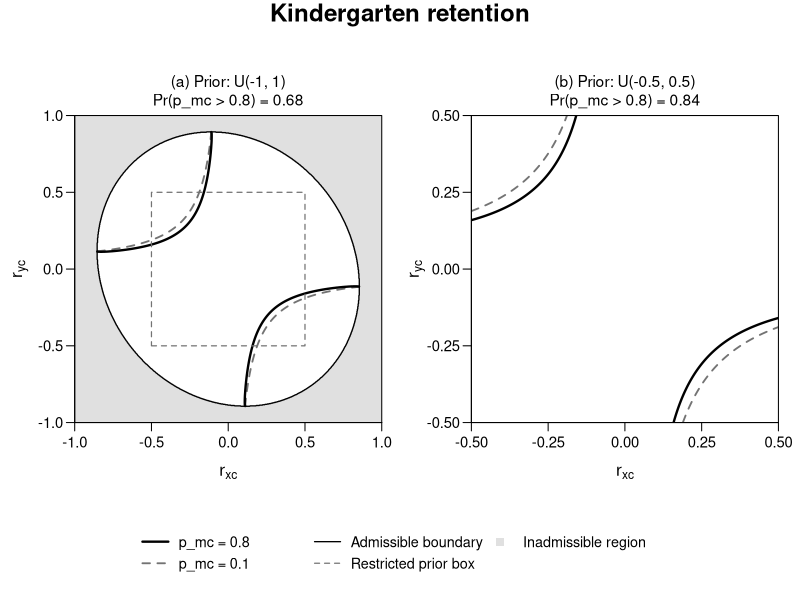
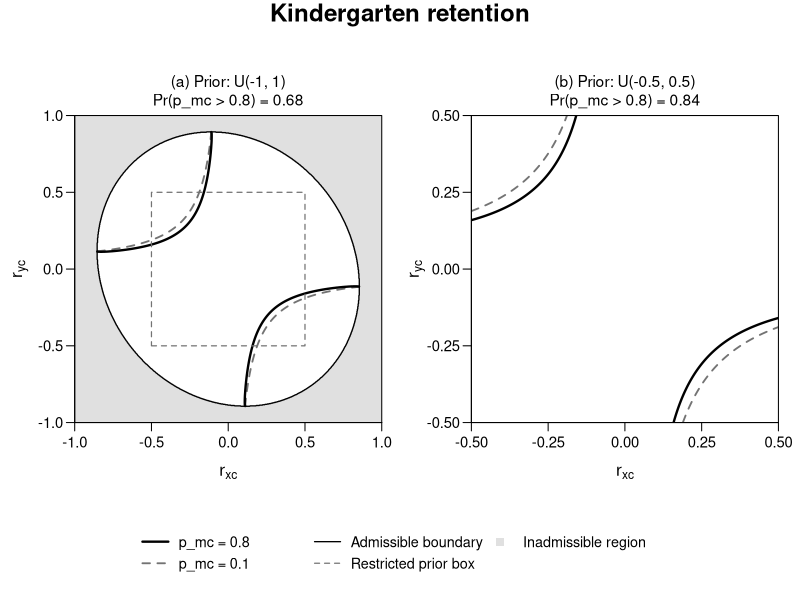
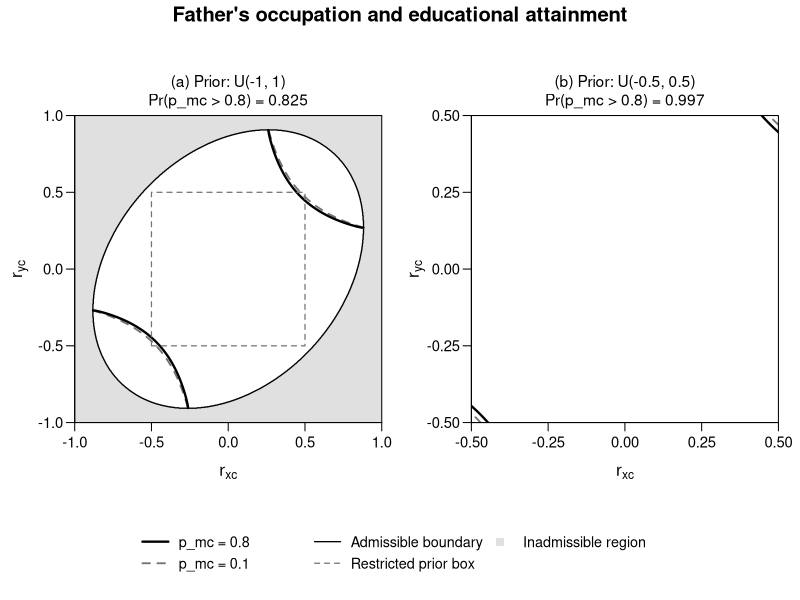
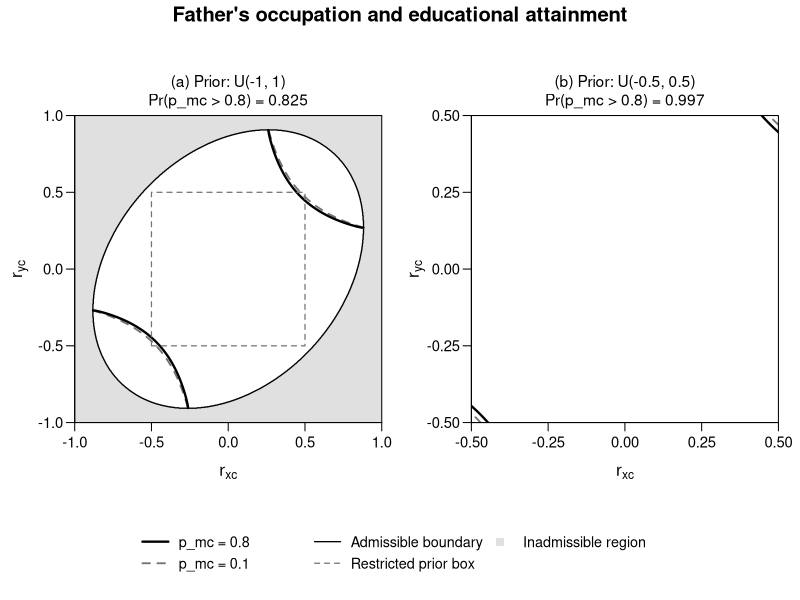

Source code (R) for these figures, in order:
# robustness.R -- base R only; run with Rscript robustness.R or source().
# Outputs beside this script: one Table A3 CSV and Figures 1/2 as PDF + PNG.
# Degrees of freedom, 1.96 cutoff, 0.8 threshold,
# 1,000 marginal draws, 100 repetitions and both seed-123 streams are retained.
# Correlation reconstruction and original single-run checks use final_ver's RNG
# order, INCLUDING its initial mcdat() call before the 1,000 replications.
# Table A3 then resets seed=123, exactly as the separate diagnostics script.
# Figure design is unchanged; probability labels now use Table A3's 100-run means.
# Retention labels retain two decimals; Education uses three decimals.

output_dir <- local({
  source_files <- lapply(sys.frames(), function(frame) frame$ofile)
  source_files <- Filter(function(path) is.character(path) && length(path) == 1L,
                         source_files)
  script_arg <- grep('^--file=', commandArgs(trailingOnly = FALSE), value = TRUE)
  script_file <- if (length(source_files)) {
    tail(source_files, 1L)[[1L]]
  } else if (length(script_arg)) {
    sub('^--file=', '', script_arg[1L])
  } else {
    NULL
  }
  script_dir <- if (is.null(script_file)) getwd() else dirname(normalizePath(script_file))
  path <- script_dir
  dir.create(path, recursive = TRUE, showWarnings = FALSE)
  path
})

vrnorm <- Vectorize(rnorm,c("n","mean","sd"))

mcdat <- function() {
  dat <- mat.or.vec(7639,4)
  size <- c(9,12,14,12,24,23,47,48,46,48,47,49,45,39,8,3054,1661,983,323,441,154,213,143,85,49,35,16,8,3)
  dat[,1] <- rep(c(1,0),times=c(471,7168))
  dat[,2] <- rep(1:29,times=size)
  # Define means and standard deviations for the logit of propensity scores (z)
  meanz <- c(-5.42, -4.25, -3.42, -2.98, -2.57, -2.15, -1.75, -1.24, -0.83, -0.46, 
             -0.01, 0.53, 1.16, 1.99, 3.7, -5.38, -4.27, -3.5, -2.97, -2.55, 
             -2.14, -1.77, -1.27, -0.86, -0.47, -0.04, 0.56, 1.14, 1.8)
  sdz <- c(0.4, 0.24, 0.2, 0.1, 0.17, 0.07, 0.15, 0.14, 0.11, 0.12, 0.11, 0.22, 
           0.2, 0.33, 1.09, 0.39, 0.25, 0.2, 0.1, 0.16, 0.07, 0.15, 0.14, 0.1, 
           0.11, 0.15, 0.17, 0.17, 0.17)
  z <- vrnorm(size,meanz,sdz)
  z <- unlist(z)
  dat[,3] <- z
  # Define means and standard deviations for reading scores (y)
  meany <- c(47.41,47.25,42.66, 45.24,44.07,36.63,37.41,39.79,37.78,35,34.3,32.06,31.09,33.87,32.84,
             59.22,55.62,52.49,52.45,50.05,48.77,45.89,46,43.28,42.18,40.45,33.03,35.27,40.47)
  sdy <- c(11.73,15.50,15.92,17.32,14.43,13.88,10.92,15.37,12.27,9.77,9.05,9.31,11.96,9.15,
           7.71,11.64,11.30,11.95,12.53,12.15,12.67,12.40,13.37,11.52,13.34,13.08,14.33,8.25,8.60)
  y <- vrnorm(size,meany,sdy)
  y <- unlist(y)
  dat[,4] <- y
  dat <- data.frame(dat)
  colnames(dat) <- c("x","strata","z","y")
  rxz <- cor(dat$x,dat$z)
  ryz <- cor(dat$y,dat$z)
  rxy <- cor(dat$x,dat$y)
  rxyonz <- (rxy-rxz*ryz)/sqrt((1-rxz^2)*(1-ryz^2))
  result <- c(rxz,ryz,rxy,rxyonz)
  return(result)
}

# Explicitly retain the default RNG used in the supplied R scripts (R >= 3.6).
RNGkind("Mersenne-Twister", "Inversion", "Rejection")
set.seed(123)
cat("R version:", R.version.string, "\nRNG kind:",
    paste(RNGkind(), collapse=", "), "\nSeeds: 123 for each original script stream.\n")

# The first 15 group sizes total 471 retained children; the other 14 total
# 7,168 promoted children (N=7,639). Keep all original summary inputs.
# z and y are generated independently WITHIN each treatment-by-stratum cell.
# This imposes zero within-cell covariance; Table 8's marginal summaries do
# not identify that covariance or a unique study correlation matrix.
# In particular, r_yz is negative. The downstream model uses r_yz^2.
# These are synthetic working correlations, not recovered raw study records.
initial_mcdat <- mcdat()  # Preserve original RNG consumption; not one of the 1,000.
output <- t(replicate(1000L, mcdat()))
colnames(output) <- c("rxz", "ryz", "rxy", "rxy|z")
correlation_summary <- data.frame(
  correlation=colnames(output), mean=colMeans(output),
  sd_across_simulations=apply(output, 2L, sd),
  mcse_mean_1000=apply(output, 2L, sd)/sqrt(1000L),
  first_500_mean=colMeans(output[1:500, ]),
  last_500_mean=colMeans(output[501:1000, ]), row.names=NULL)
correlation_summary$half_difference <- abs(correlation_summary$first_500_mean -
                                           correlation_summary$last_500_mean)
checkpoints <- c(100L, 250L, 500L, 750L, 1000L)
correlation_running_means <- data.frame(
  simulations=checkpoints,
  t(vapply(checkpoints, function(n) colMeans(output[seq_len(n), ]), numeric(4L))),
  check.names=FALSE)
cat("\nHong & Raudenbush: 1,000 synthetic data sets\n")
print(correlation_summary, digits=10, row.names=FALSE)
cat("\nCumulative means (stability diagnostic, not proof of convergence):\n")
print(correlation_running_means, digits=10, row.names=FALSE)
cat("\nPMC working inputs retained: partial r=-0.13, r_xz=0.52, |r_yz|=0.45.\n",
    "Reconstruction r_yz is negative; squared inputs remain 0.2704 / 0.2025.\n",
    "Within-cell covariance is unidentified and is set to zero by mcdat().\n", sep="")

n_marginal <- 1000L
n_repeats <- 100L
threshold <- 0.8
# Frank (2000), Table 1: two observed covariates require a matrix cross term.
# Keep full precision for both Monte Carlo inputs and the Education surface.
education_inputs <- local({
  rxy <- 0.427
  rXZ <- c(-0.437, -0.289)
  rYZ <- c(-0.317, -0.350)
  RZZ <- matrix(c(1, 0.263, 0.263, 1), 2L)
  cross_term <- drop(crossprod(rXZ, solve(RZZ, rYZ)))
  rxz2 <- drop(crossprod(rXZ, solve(RZZ, rXZ)))
  ryz2 <- drop(crossprod(rYZ, solve(RZZ, rYZ)))
  list(cross_term=cross_term, rxz2=rxz2, ryz2=ryz2,
       partial_r=(rxy-cross_term)/sqrt((1-rxz2)*(1-ryz2)))
})
scenarios <- list(
  list(name = "Retention U(-1,1)", bounds = c(-1,1), partial_r=-0.13,
       rxz2=0.52^2, ryz2=0.45^2, nu=7635, direction=-1),
  list(name = "Retention U(-0.5,0.5)", bounds = c(-0.5,0.5), partial_r=-0.13,
       rxz2=0.52^2, ryz2=0.45^2, nu=7635, direction=-1),
  list(name = "Education U(-1,1)", bounds = c(-1,1), partial_r=education_inputs$partial_r,
       rxz2=education_inputs$rxz2, ryz2=education_inputs$ryz2, nu=10562, direction=+1),
  list(name = "Education U(-0.5,0.5)", bounds = c(-0.5,0.5), partial_r=education_inputs$partial_r,
       rxz2=education_inputs$rxz2, ryz2=education_inputs$ryz2, nu=10562, direction=+1)
)

# Shared pointwise calculation, algebraically identical to hong()/edu().
# Strict admissibility is identical to diagnostics and the drawing surface.
# No binomial standard error is computed from Cartesian pairs: they share axes.
evaluate_pairs <- function(xs, ys, partial_r, rxz2, ryz2, nu, direction) {
  xx <- matrix(rep(xs, times=length(ys)), nrow=length(xs))
  yy <- matrix(rep(ys, each=length(xs)), nrow=length(xs))
  q <- partial_r * sqrt((1-rxz2) * (1-ryz2))
  vx <- 1 - rxz2 - xx*xx
  vy <- 1 - ryz2 - yy*yy
  adjusted <- q - xx*yy
  determinant <- vx*vy - adjusted*adjusted
  valid <- vx > 0 & vy > 0 & determinant > 0
  n_valid <- sum(valid)
  if (!n_valid) stop("No admissible candidate pairs")
  z <- direction * adjusted[valid] / sqrt(determinant[valid] / nu) - 1.96
  p <- pnorm(z)
  c(p_hat=mean(p > threshold), n_admissible=n_valid,
    acceptance_rate=n_valid/(length(xs)*length(ys)),
    mean_pointwise_pmc=mean(p),
    pmc_q025=unname(quantile(p, 0.025)), pmc_q975=unname(quantile(p, 0.975)),
    determinant_only_extra=sum(determinant > 0 & !valid))
}

estimate_one <- function(bounds, partial_r, rxz2, ryz2, nu, direction) {
  xs <- sort(runif(n_marginal, bounds[1], bounds[2]))
  ys <- sort(runif(n_marginal, bounds[1], bounds[2]))
  evaluate_pairs(xs, ys, partial_r, rxz2, ryz2, nu, direction)
}

# Reproduce the four original figure-script estimates BEFORE resetting the RNG.
# These single-run results are retained for comparison, not used as final labels.
original_single_run <- do.call(rbind, lapply(scenarios, function(s) {
  a <- estimate_one(s$bounds, s$partial_r, s$rxz2, s$ryz2, s$nu, s$direction)
  data.frame(scenario=s$name, as.list(a), check.names=FALSE)
}))
cat("\nOriginal final_ver single-run checks (original RNG order):\n")
print(original_single_run, digits=10, row.names=FALSE)

# Independent seed reset preserves every repetition of PMC_100run_diagnostics.R.
set.seed(123)
all_runs <- vector("list", length(scenarios))
summary_rows <- vector("list", length(scenarios))
for (i in seq_along(scenarios)) {
  s <- scenarios[[i]]
  rep_results <- replicate(n_repeats,
    estimate_one(s$bounds, s$partial_r, s$rxz2, s$ryz2, s$nu, s$direction))
  h <- as.numeric(rep_results["p_hat", ])
  n_accepted <- as.numeric(rep_results["n_admissible", ])
  all_runs[[i]] <- data.frame(
    scenario=s$name, run=seq_len(n_repeats), p_hat=h,
    n_admissible=n_accepted,
    acceptance_rate=as.numeric(rep_results["acceptance_rate", ]))
  summary_rows[[i]] <- data.frame(
    scenario=s$name,
    mean_accepted=mean(n_accepted), min_accepted=min(n_accepted),
    max_accepted=max(n_accepted), mean_p=mean(h), sd_across_runs=sd(h),
    se_mean_100=sd(h)/sqrt(n_repeats),
    first_50_mean=mean(h[1:50]), last_50_mean=mean(h[51:100]),
    half_difference=abs(mean(h[1:50])-mean(h[51:100])),
    n_repeats=n_repeats, n_marginal=n_marginal,
    candidate_pairs_per_run=n_marginal^2, threshold=threshold,
    partial_r=s$partial_r, rxz2=s$rxz2, ryz2=s$ryz2, nu=s$nu,
    direction=s$direction, mean_acceptance_rate=mean(n_accepted)/n_marginal^2,
    original_single_run_p=original_single_run$p_hat[i],
    figure_label_2dp=sprintf("%.2f", mean(h)),
    determinant_only_extra_pairs=sum(rep_results["determinant_only_extra", ]))
  cat("Completed", i, "/", length(scenarios), "scenarios:", s$name, "\n")
}
run_df <- do.call(rbind, all_runs)  # In memory for audit; no extra raw CSV output.
summary_df <- do.call(rbind, summary_rows)
write.csv(summary_df, file.path(output_dir, "robustness_summary.csv"), row.names=FALSE)
cat("\nTable A3: conditional Pr(p_mc > 0.8 | admissible); mean of 100 run proportions.\n")
print(summary_df[, 1:10], digits=10, row.names=FALSE)
cat("\nSD is single-run simulation variability; MCSE of the 100-run mean = SD/10.\n",
    "The 1,000,000 Cartesian pairs per run are NOT independent observations.\n",
    "Admissible-pair counts are not effective sample sizes.\n",
    "First/last-half comparisons describe stability, not a convergence proof.\n",
    "Figure labels use these 100-run means: Retention 2dp, Education 3dp.\n", sep="")
figure_probabilities <- summary_df$mean_p
retention_full_prob <- figure_probabilities[1L]
retention_restricted_prob <- figure_probabilities[2L]
education_full_prob <- figure_probabilities[3L]
education_restricted_prob <- figure_probabilities[4L]

make_surface <- function(lb, ub, rxy_z, rxz2, ryz2, nu, sign_r, n_grid = 801L) {
  x <- seq(lb, ub, length.out = n_grid)
  y <- seq(lb, ub, length.out = n_grid)
  X <- matrix(rep(x, times = n_grid), nrow = n_grid, ncol = n_grid)
  Y <- matrix(rep(y, each = n_grid), nrow = n_grid, ncol = n_grid)

  numerator <- rxy_z * sqrt((1 - ryz2) * (1 - rxz2)) - X * Y
  v_x <- 1 - rxz2 - X^2
  v_y <- 1 - ryz2 - Y^2
  determinant <- v_x * v_y - numerator^2

  # Conditions in manuscript Eq. (5): positive residual variances and determinant.
  admissible <- (v_x > 0) & (v_y > 0) & (determinant > 0)
  z <- matrix(NA_real_, nrow = n_grid, ncol = n_grid)
  z[admissible] <- pnorm(sign_r * numerator[admissible] /
                        sqrt(determinant[admissible] / nu) - 1.96)
  list(x = x, y = y, z = z, admissible = admissible)
}

plot_panel_bw <- function(surface, prior_title, reported_p, restricted_box = FALSE, label_digits = 2L) {
  x <- surface$x
  y <- surface$y
  z <- surface$z
  admissible <- surface$admissible
  lo <- min(x)
  hi <- max(x)

  # Do not label contours on the curves; the separate legend is clearer.
  par(mar = c(3.8, 4.3, 3.5, 1.1), mgp = c(2.3, 0.7, 0), pty = 's')
  plot(NA_real_, NA_real_, type = 'n', xlim = c(lo, hi), ylim = c(lo, hi),
       xaxs = 'i', yaxs = 'i', asp = 1, axes = FALSE, xlab = '', ylab = '')

  # White feasible region / grey inadmissible region.
  image(x, y, 1 * admissible, add = TRUE, useRaster = TRUE,
        breaks = c(-0.5, 0.5, 1.5), col = c('grey88', 'white'))

  # Only two pmc levels: dashed 0.1, solid 0.8.
  z_range <- range(z, finite = TRUE)
  if (z_range[1] < 0.1 && z_range[2] > 0.1) {
    contour(x, y, z, add = TRUE, levels = 0.1,
            drawlabels = FALSE, col = 'grey45', lty = 2, lwd = 1.8)
  }
  if (z_range[1] < 0.8 && z_range[2] > 0.8) {
    contour(x, y, z, add = TRUE, levels = 0.8,
            drawlabels = FALSE, col = 'black', lty = 1, lwd = 2.3)
  }

  # Boundary of admissible region; not present if every point is admissible.
  if (any(admissible) && any(!admissible)) {
    contour(x, y, 1 * admissible, add = TRUE, levels = 0.5,
            drawlabels = FALSE, col = 'black', lty = 1, lwd = 1.3)
  }

  # Restricted range illustrated only on the full-range panel of retention.
  if (restricted_box) {
    rect(-0.5, -0.5, 0.5, 0.5, border = 'grey45', lty = 2, lwd = 1.2)
  }

  ticks <- if (lo == -1) seq(-1, 1, 0.5) else seq(-0.5, 0.5, 0.25)
  axis(1, at = ticks, cex.axis = 1.07)
  axis(2, at = ticks, las = 1, cex.axis = 1.07)
  box(lwd = 1)
  title(xlab = expression(r[xc]), ylab = expression(r[yc]),
        cex.lab = 1.25, line = 2.6)
  title(main = paste0(prior_title,
                      '\nPr(p_mc > 0.8) = ', formatC(reported_p, format='f', digits=label_digits)),
        cex.main = 1.12, font.main = 1, line = 0.6)
}

plot_legend_bw <- function(show_restricted_box) {
  par(mar = c(0, 0, 0, 0), pty = 'm')
  plot.new()
  entries <- c('p_mc = 0.8', 'p_mc = 0.1', 'Admissible boundary')
  line_types <- c(1, 2, 1)
  line_colors <- c('black', 'grey45', 'black')
  line_widths <- c(2.3, 1.8, 1.3)
  symbols <- c(NA, NA, NA)
  if (show_restricted_box) {
    entries <- c(entries, 'Restricted prior box')
    line_types <- c(line_types, 2)
    line_colors <- c(line_colors, 'grey45')
    line_widths <- c(line_widths, 1.2)
    symbols <- c(symbols, NA)
  }
  entries <- c(entries, 'Inadmissible region')
  line_types <- c(line_types, NA)
  line_colors <- c(line_colors, 'grey88')
  line_widths <- c(line_widths, NA)
  symbols <- c(symbols, 15)

  legend('center', legend = entries, ncol = 3, bty = 'n',
         lty = line_types, lwd = line_widths, col = line_colors,
         pch = symbols, pt.cex = 1.3,
         cex = 1.04, x.intersp = 0.8, y.intersp = 1.25)
}

plot_comparison_bw <- function(example, title_text, filename_stem,
                               baseline_prob, restricted_prob,
                               rxy_z, rxz2, ryz2, nu, sign_r,
                               show_restricted_box = FALSE) {
  # Precompute the full prior and the centre zoom for a direct comparison.
  full <- make_surface(-1, 1, rxy_z, rxz2, ryz2, nu, sign_r)
  restricted <- make_surface(-0.5, 0.5, rxy_z, rxz2, ryz2, nu, sign_r)

  draw <- function() {
    oldpar <- par(no.readonly = TRUE)
    on.exit(par(oldpar))
    layout(matrix(c(1, 2, 3, 3), nrow = 2, byrow = TRUE),
           heights = c(5.6, 1.0))
    par(oma = c(0.3, 0.2, 2.0, 0.2))

    plot_panel_bw(full, '(a) Prior: U(-1, 1)', baseline_prob,
                  restricted_box = show_restricted_box,
                  label_digits = if (example == 2L) 3L else 2L)
    plot_panel_bw(restricted, '(b) Prior: U(-0.5, 0.5)', restricted_prob,
                  label_digits = if (example == 2L) 3L else 2L)
    plot_legend_bw(show_restricted_box)

    mtext(title_text, side = 3, outer = TRUE, line = 0.5,
          cex = if (example == 1L) 1.45 else 1.22, font = 2)
  }

  # PDF: vector contours, labels, boundaries (scalable for LaTeX).
  pdf(file.path(output_dir, paste0(filename_stem, '.pdf')), width = 12, height = 7,
      family = 'Helvetica', useDingbats = FALSE)
  draw()
  dev.off()

  # PNG: 600 DPI, suitable for journal preview/submission.
  png(file.path(output_dir, paste0(filename_stem, '.png')), width = 12, height = 7,
      units = 'in', res = 600)
  draw()
  dev.off()

  if (interactive()) draw()
}
plot_comparison_bw(
  example = 1L,
  title_text = 'Kindergarten retention',
  filename_stem = 'retention',
  baseline_prob = retention_full_prob, restricted_prob = retention_restricted_prob,
  rxy_z = -0.13, rxz2 = 0.52^2, ryz2 = 0.45^2,
  nu = 7635, sign_r = -1,
  show_restricted_box = TRUE
)

plot_comparison_bw(
  example = 2L,
  title_text = "Father's occupation and educational attainment",
  filename_stem = 'education',
  baseline_prob = education_full_prob, restricted_prob = education_restricted_prob,
  rxy_z = education_inputs$partial_r,
  rxz2 = education_inputs$rxz2, ryz2 = education_inputs$ryz2,
  nu = 10562, sign_r = +1,
  show_restricted_box = TRUE
)

cat('\nPDF and 600-DPI PNG figures saved to:', normalizePath(output_dir), '\n')
